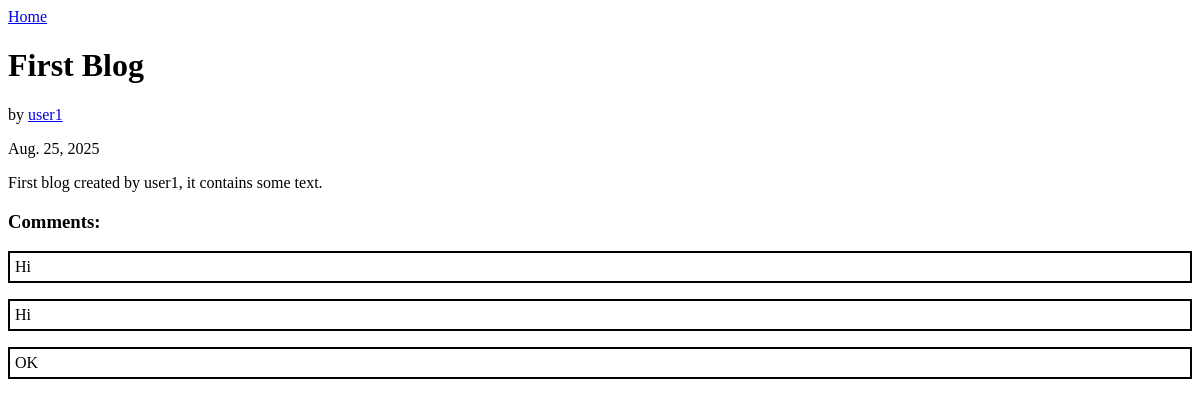
The page /blog/1/ on the database as committed earlier.
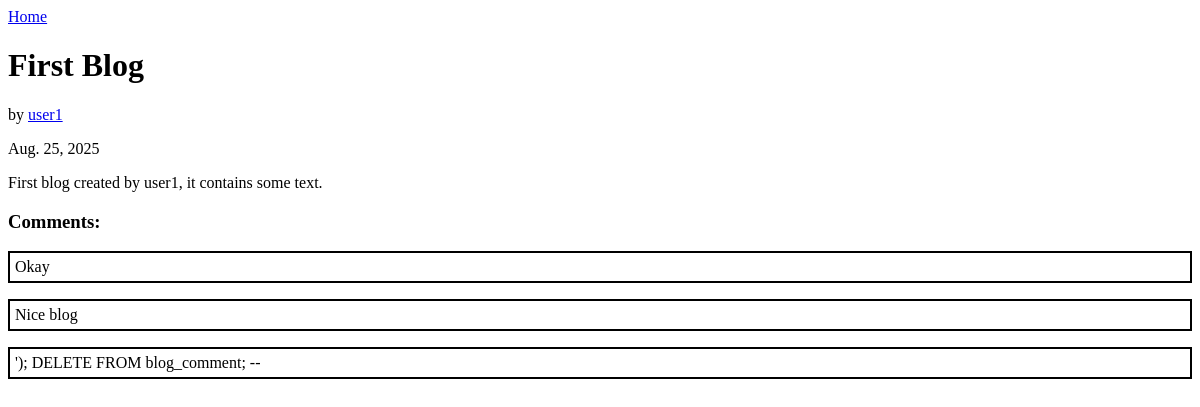
The same page on the database as committed later.
### blog/models.py (models this page shows)
class Blog(models.Model):
  user = models.ForeignKey(User, on_delete=models.CASCADE)
  title = models.CharField(max_length=15, default='Untitled')
  text = models.CharField(max_length=2000)
  likes = models.IntegerField(default=0)
  pub_date = models.DateField()

class Comment(models.Model):
  user = models.ForeignKey(User, on_delete=models.CASCADE)
  blog = models.ForeignKey(Blog, on_delete=models.CASCADE)
  text = models.CharField(max_length=150)

### blog/views.py (the view)
# urls.py: path('<int:blog_id>/', views.blog_view),
def blog_view(request, blog_id):
    blog = Blog.objects.get(id=blog_id)
    comments = Comment.objects.filter(blog=blog)
    comments = [ comment.text for comment in comments ]
    logged_in = request.user.is_authenticated
    user = blog.user
    context = { 'blog': blog, 'logged_in': logged_in, 'comments':comments, 'user': user }
    return render(request, 'blog/blog_page.html', context)

### blog/templates/blog/blog_page.html (shortened to what this page needs)
<html>
  <body>
    <a href="/blog/">Home</a>
    <h1>{{blog.title}}</h1>
    <p>by <a href="/blog/user/{{user.id}}">{{user.username}}</a></p>
    <p>{{blog.pub_date}}</p>
    {{blog.text}}
    <h3>Comments:</h3>
    {% for comment in comments %}
    <ul class="comment">{{comment}}</ul>
    {% endfor %}
  </body>
</html>

### blog/templates/blog/blog_page.html (style rules this page uses)
.comment { border: 2px solid black; padding: 5px; }

Rows that differ between the two databases and show on the page:
removed Comment: comments "Hi"
removed Comment: comments "Hi"
removed Comment: comments "OK"
added Comment: comments "Okay"
added Comment: comments "Nice blog"
added Comment: comments "'); DELETE FROM blog_comment; --"
